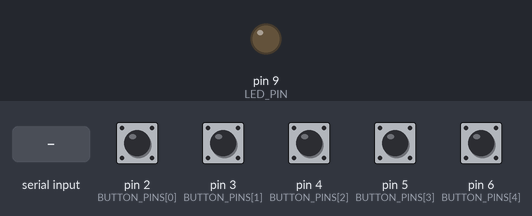
The sketch below on a simulated Arduino Nano, built with avr-gcc and run on an emulated ATmega328P. On the bench: output pins drawn as LEDs (lit = HIGH). The test bench sets the inputs (shaded band); at power-on: pin 2 (BUTTON_PINS[0]), pin 3 (BUTTON_PINS[1]), pin 4 (BUTTON_PINS[2]), pin 5 (BUTTON_PINS[3]), pin 6 (BUTTON_PINS[4]) HIGH.

Above: at 1.2 s.
1.3 s: "L1\n" received over Serial
At 2.3 s:
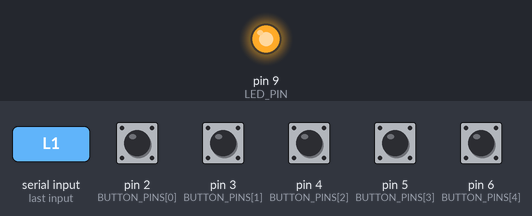
4.4 s: "L0\n" received over Serial
At 4.7 s:
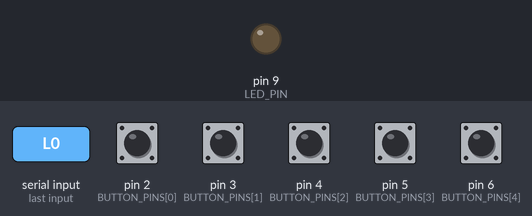
Timing chart, 0 to 7.4 s (numbered marks = the images above; inputs shaded):
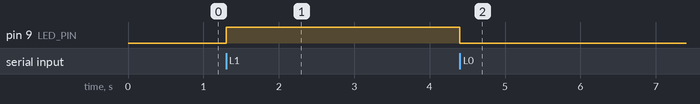

The sketch:

arduino_nano.ino
```cpp
/*
 * prompts-to-speech controller firmware (Arduino Nano)
 *
 * Reads 5 push-buttons and reports each press to the host over USB serial as a
 * single line "B<id>", e.g. "B3". The host strips trailing whitespace and ignores
 * anything that does not match, so the CR/LF that println() adds is harmless.
 *
 * An external LED on D9 is driven by the host, not by the press: the host blinks it
 * during its "thinking" pause by sending "L1"/"L0" (LED on/off), which pollHost()
 * reads without blocking the button scan.
 *
 * Button to ID mapping (D2..D6 -> 1..5):
 *     D2 -> B1
 *     D3 -> B2
 *     D4 -> B3
 *     D5 -> B4
 *     D6 -> B5
 *
 * Wiring: connect each button between its digital pin and GND. INPUT_PULLUP is
 * enabled, so the pin reads HIGH when released and LOW when pressed. No external
 * resistors are needed for the buttons.
 *
 * LED: D9 -> resistor (~220-330 ohm) -> LED anode, LED cathode -> GND. The pin is
 * driven HIGH to light it ("L1"), LOW to turn it off ("L0").
 *
 * The baud rate must match the host (115200). Unlike the Pico's native USB, the
 * Nano's USB-to-serial chip uses this rate for real, so it has to agree on both ends.
 */

const uint8_t BUTTON_PINS[] = {2, 3, 4, 5, 6};
const uint8_t NUM_BUTTONS = sizeof(BUTTON_PINS) / sizeof(BUTTON_PINS[0]);

// External "thinking" LED, wired active-high to GND, so HIGH lights it.
const uint8_t LED_PIN = 9;

// How long a reading must hold steady before it counts, to reject contact bounce.
const unsigned long DEBOUNCE_MS = 20;

// With pull-ups: HIGH = released, LOW = pressed.
int stableState[NUM_BUTTONS];   // last debounced (accepted) value
int lastReading[NUM_BUTTONS];   // last raw value seen
unsigned long lastChange[NUM_BUTTONS];

// Apply any pending LED commands from the host without blocking the scan. Reads
// whatever bytes are waiting, accumulating a line; "L1" turns the LED on, "L0" off.
void pollHost() {
  static char buf[8];
  static uint8_t len = 0;
  while (Serial.available() > 0) {
    char c = Serial.read();
    if (c == '\n' || c == '\r') {
      buf[len] = '\0';
      if (strcmp(buf, "L1") == 0) digitalWrite(LED_PIN, HIGH);
      else if (strcmp(buf, "L0") == 0) digitalWrite(LED_PIN, LOW);
      len = 0;
    } else if (len < sizeof(buf) - 1) {
      buf[len++] = c;
    } else {
      len = 0;  // overflow on an unterminated flood; resync on the next newline
    }
  }
}

void setup() {
  Serial.begin(115200);
  pinMode(LED_PIN, OUTPUT);
  digitalWrite(LED_PIN, LOW);
  for (uint8_t i = 0; i < NUM_BUTTONS; i++) {
    pinMode(BUTTON_PINS[i], INPUT_PULLUP);
    stableState[i] = HIGH;
    lastReading[i] = HIGH;
    lastChange[i] = 0;
  }
}

void loop() {
  pollHost();
  unsigned long now = millis();
  for (uint8_t i = 0; i < NUM_BUTTONS; i++) {
    int reading = digitalRead(BUTTON_PINS[i]);

    // Reset the debounce timer whenever the raw reading changes.
    if (reading != lastReading[i]) {
      lastReading[i] = reading;
      lastChange[i] = now;
    }
    // Accept the reading once it has been stable long enough.
    else if (now - lastChange[i] >= DEBOUNCE_MS) {
      if (reading != stableState[i]) {
        stableState[i] = reading;
        // Fire only on the press edge, not the release. The LED is left to the
        // host, which blinks it during its thinking pause.
        if (reading == LOW) {
          Serial.print('B');
          Serial.println(i + 1);
        }
      }
    }
  }
}
```

Measured:
- after the input at 1.3 s, pin 9 (LED_PIN): LOW → HIGH at once
- after the input at 4.4 s, pin 9 (LED_PIN): HIGH → LOW at once
